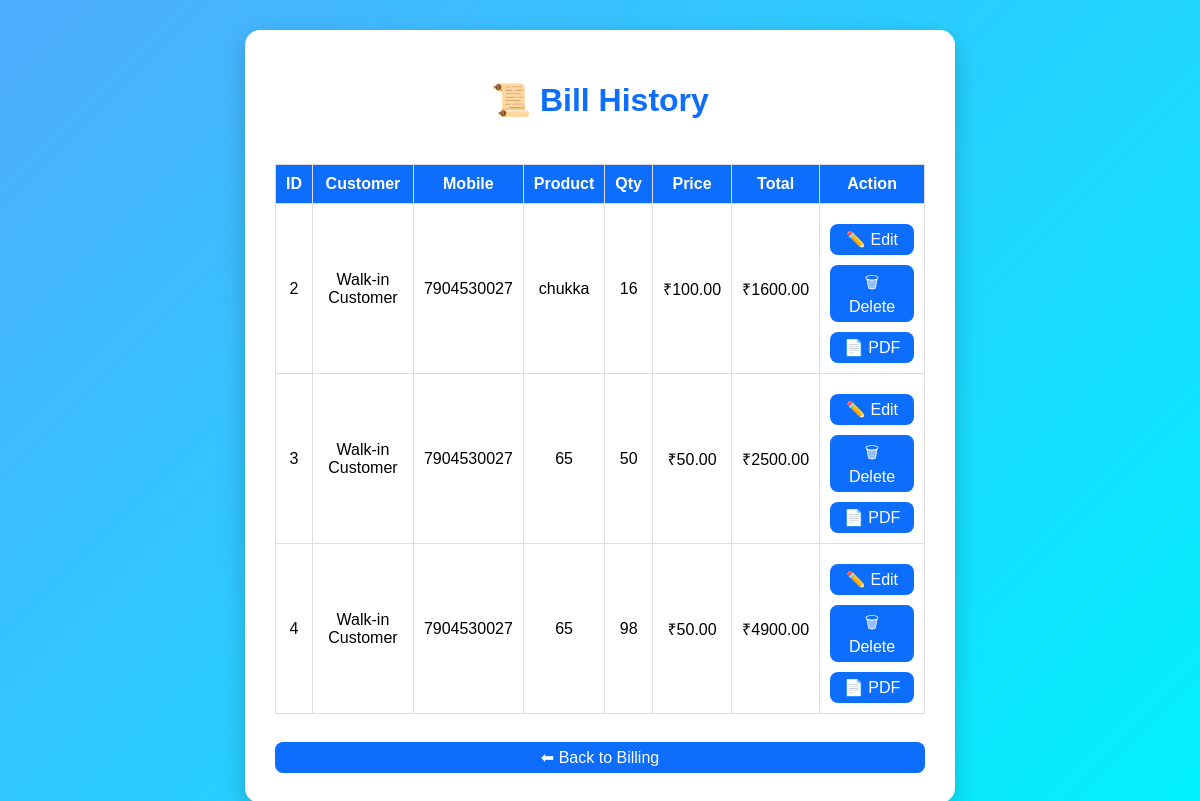
Screenshot of /history (signed in) with the database file from the repository.
### app.py (models this page shows)
class Bill(db.Model):
    __tablename__ = "bill"
    id = db.Column(db.Integer, primary_key=True)
    customer_name = db.Column(db.String(100))
    mobile = db.Column(db.String(20))
    product = db.Column(db.String(100))
    quantity = db.Column(db.Integer)
    price = db.Column(db.Float)
    total = db.Column(db.Float)
    created_at = db.Column(db.DateTime, default=datetime.utcnow)
    shop_id = db.Column(db.Integer, db.ForeignKey("shop.id"))

### app.py (the view)
@app.route("/history")
def history():
    bills = Bill.query.filter_by(
    shop_id=session["shop_id"]
).all()
    return render_template("history.html", bills=bills)

### templates/history.html (shortened to what this page needs)
<!DOCTYPE html>
<html>
<head>
<link rel="stylesheet" href="{{ url_for('static', filename='style.css') }}">
</head>
<body>
<div class="container">
<h1>
📜 Bill History
</h1>
<div class="table-box">
<table>
<tr>
<th>ID</th>
<th>Customer</th>
<th>Mobile</th>
<th>Product</th>
<th>Qty</th>
<th>Price</th>
<th>Total</th>
<th>Action</th>
</tr>
{% for bill in bills %}
<tr>
<td>
{{ bill.id }}
</td>
<td>
{{ bill.customer_name }}
</td>
<td>
{{ bill.mobile }}
</td>
<td>
{{ bill.product }}
</td>
<td>
{{ bill.quantity }}
</td>
<td>
₹{{ "%.2f"|format(bill.price) }}
</td>
<td>
₹{{ "%.2f"|format(bill.total) }}
</td>
<td>
<a href="/edit/{{ bill.id }}">
<button>
✏️ Edit
</button>
</a>
<a href="/delete/{{ bill.id }}"
onclick="return confirm('Delete this bill?')">
<button>
🗑 Delete
</button>
</a>
<a href="/download_bill/{{ bill.id }}">
<button>
📄 PDF
</button>
</a>
</td>
</tr>
{% else %}
<tr>
<td colspan="8">
No Bills Available
</td>
</tr>
{% endfor %}
</table>
</div>
<br>
<a href="/">
<button>
⬅ Back to Billing
</button>
</a>
</div>
</body>
</html>

### static/style.css (style rules this page uses)
body { font-family: Arial, sans-serif; background: linear-gradient(135deg, #4facfe, #00f2fe); margin: 0; padding: 30px; }
.container { max-width: 650px; margin: auto; background: #ffffff; padding: 30px; border-radius: 15px; box-shadow: 0 10px 25px rgba(0,0,0,0.2); }
h1 { text-align: center; color: #0d6efd; margin-bottom: 25px; }
button { width: 100%; padding: 12px; margin-top: 10px; background: #0d6efd; color: white; border: none; border-radius: 8px; font-size: 16px; cursor: pointer; transition: 0.3s; }
table { width: 100%; border-collapse: collapse; margin-top: 20px; }
table th { background: #0d6efd; color: white; padding: 10px; }
table td { padding: 10px; border: 1px solid #ddd; text-align: center; }

### templates/history.html (style rules this page uses)
.table-box { overflow-x:auto; }
table { width:100%; border-collapse:collapse; }
th,td { border:1px solid #ddd; padding:10px; text-align:center; }
th { background:#007bff; color:white; }
button { padding:6px 10px; cursor:pointer; }

### rows the page displays
Bill: id "2", customer_name "Walk-in Customer", mobile "7904530027", product "chukka", quantity "16", price "100.00", total "1600.00"
Bill: id "3", customer_name "Walk-in Customer", mobile "7904530027", product "65", quantity "50", price "50.00", total "2500.00"
Bill: id "4", customer_name "Walk-in Customer", mobile "7904530027", product "65", quantity "98", price "50.00", total "4900.00"
